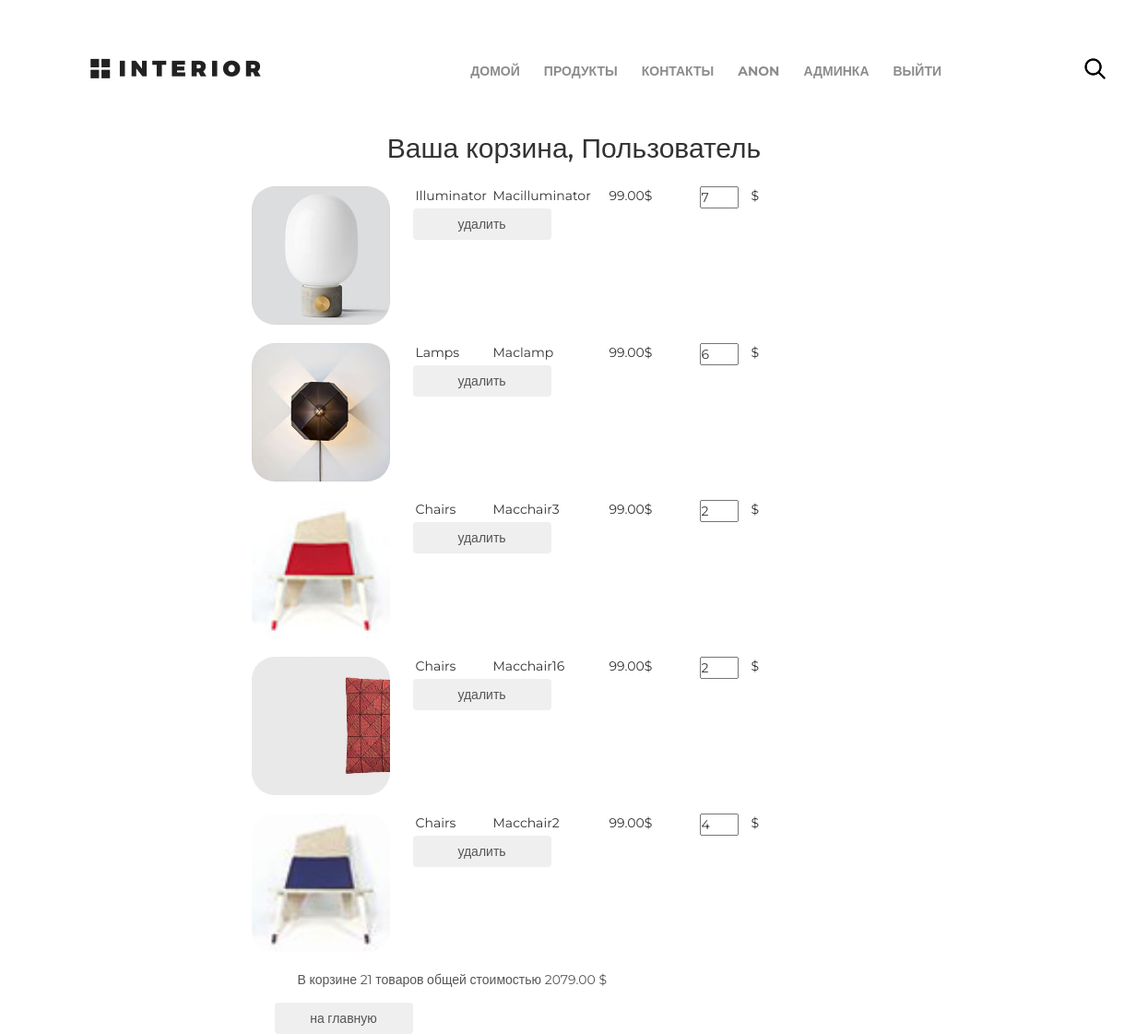
Page /basket/ (signed in) on the committed database.
### authapp/models.py (models this page shows)
class ShopUser(AbstractUser):
    avatar = models.ImageField(upload_to="avatars", blank=True)
    age = models.PositiveSmallIntegerField()

### basketapp/models.py (models this page shows)
class Basket(models.Model):
    product = models.ForeignKey('mainapp.Product', on_delete=models.CASCADE)
    quantity = models.PositiveSmallIntegerField(verbose_name='количество', default=0)
    add_datetime = models.DateTimeField(verbose_name='время', auto_now_add=True)
    user = models.ForeignKey(User, on_delete=models.CASCADE)
    class Meta:
        unique_together = ('user', 'product')
    def _get_product_cost(self):
        return self.product.price * self.quantity
    product_cost = property(_get_product_cost)
    @property
    def total_quantity(self):
        items = Basket.objects.filter(user_id=self.user.id)
        return items.aggregate(total=Sum('quantity'))['total']
    @property
    def total_cost(self):
        items = Basket.objects.filter(user_id=self.user.id)
        return sum(list(map(lambda x: x.product_cost, items)))

### mainapp/models.py (models this page shows, shortened)
class Product(models.Model):
    category = models.ForeignKey(ProductCategory, on_delete=models.CASCADE)
    name = models.CharField(verbose_name='Name', max_length=256)
    image = models.ImageField(upload_to='products_image', blank=True)
    short_desc = models.CharField(verbose_name='short_desc', max_length=60, blank=True)
    description = models.TextField(verbose_name="Description", blank=True, null=True)
    price = models.DecimalField(verbose_name='price', max_digits=10, decimal_places=2, default=0)
    quantity = models.PositiveSmallIntegerField(verbose_name='sklad', default=0)
    is_active = models.BooleanField(verbose_name='активна', default=True)

class ProductCategory(models.Model):
    name = models.CharField(verbose_name="Name", max_length=64, unique=True)
    description = models.TextField(verbose_name="Description", blank=True, null=True)
    is_active = models.BooleanField(verbose_name='активна', default=True)
    class Meta:
        verbose_name_plural = "Product Categories"

### basketapp/views.py (the view)
# urls.py: url(r'^basket/', include('basketapp.urls', namespace='basket')),
@login_required
def basket(request):
    title = 'корзина'
    basket_items = Basket.objects.filter(user=request.user).order_by('product__category')
    content = {'title': title, 'basket_items': basket_items, }
    return render(request, 'basketapp/basket.html', content)

### basketapp/templates/basketapp/basket.html
{% extends 'basketapp/base.html' %}
{% load staticfiles %}
{% block content %}
    <div class="basket_list">
        {% include 'basketapp/includes/basket_list.html' %}
    </div>
    <div>
    <button class="btn btn-round">
        <a href="{% url 'main' %}">на главную</a>
    </button>
    </div>
{% endblock %}

### mainapp/templates/mainapp/includes/menu.html (shortened to what this page needs)
<ul class="menu">
    <li>
        <a href="{% url 'main' %}" class="{% if request.resolver_match.url_name == 'main' %}active{% endif %}">
            домой
        </a>
    </li>
    <li>
        <a href="{% url 'products:index' %}"
           class="{% if request.resolver_match.namespace == 'products' %}active{% endif %}">
            продукты
        </a>
    </li>
    <li>
        <a href="{% url 'contact' %}" class="{% if request.resolver_match.url_name == 'contact' %}active{% endif %}">
            контакты
        </a>
    </li>
    {% if user.is_authenticated %}
        <li>
            <a href="{% url 'auth:edit' %}">{{ user.first_name|default:"Anon" }}</a>
        </li>
    {% endif %}
    {% if user.is_superuser %}
        <li>
            <a href="{% url 'admin:users' %}">Админка</a>
        </li>
    {% endif %}
    <li>
        {% if user.is_authenticated %}
            <a href="{% url 'auth:logout' %}">Выйти</a>
        {% else %}
            <a href="{% url 'auth:login' %}">Войти</a>
        {% endif %}
    </li>
</ul>

### basketapp/templates/basketapp/includes/basket_list.html
{% for item in basket_items %}
    <div class="basket_record">
        <img src="/media/{{ item.product.image }}" alt="{{ item.product.short_desc }}">
        <span class="category_name">{{ item.product.category.name }}</span>
        <span class="product_name">{{ item.product.name }}</span>
        <span class="product_price">{{ item.product.price }}$</span>
        <input type="number" name="{{ item.pk }}" min="0" value="{{ item.quantity }}">
        <span class="product_cost">{{ item.cost }}$</span>
        <button class="btn btn-round">
            <a href="{% url 'basket:remove' item.pk %}" class="">
                удалить
            </a>
        </button>
    </div>
{% endfor %}
{% if basket_items %}
    <div class="basket_summary">
        В корзине {{ basket_items.0.total_quantity }} товаров общей стоимостью
        {{ basket_items.0.total_cost }} $
    </div>
{% endif %}

### static/css/style.css (style rules this page uses)
* { margin: 0; padding: 0; }
body { font-family: 'Montserrat', sans-serif; }
html, body { height: 100%; }
.basket_list input[type="number"] { width: 3em; position: relative; display: block; float: left; }
.basket_list span.category_name { margin-left: 2em; width: 5em; position: relative; display: block; float: left; }
.basket_list span.product_name { margin-left: 1em; width: 8em; position: relative; display: block; float: left; }
.basket_list span.product_price { margin-left: 1em; width: 7em; position: relative; display: block; float: left; }
.basket_list span.product_cost { margin-left: 1em; width: 7em; position: relative; display: block; float: left; }
.basket_list .basket_record { position: relative; display: block; height: 170px; float: none; }
.basket_container button { margin-left: 25px; width: 150px; display: block; float: left; }
.basket_container button a { text-decoration: none; color: #555; }
.basket_container img { display: block; float: left; width: 150px; border-radius: 25px; }
.basket_container .basket_summary { display: block; margin-left: 50px; margin-bottom: 15px; color: #555; }
.menu { list-style-type: none; margin-top: 67px; float: right; }
.menu li { float: left; }
.menu a { color: #8c8c8c; font-size: 14px; font-weight: 700; text-align: right; text-transform: uppercase; text-decoration: none; padding: 10px 13px; }

### rows in the picture
ShopUser: first_name "ANON"
Basket: product.image (picture), product.category.name "Illuminator", product.name "Macilluminator", product.price "99.00", quantity "7", user "21", user+product+quantity "2079.00"
Basket: product.image (picture), product.category.name "Lamps", product.name "Maclamp", product.price "99.00", quantity "6"
Basket: product.image (picture), product.category.name "Chairs", product.name "Macchair3", product.price "99.00", quantity "2"
Basket: product.image (picture), product.category.name "Chairs", product.name "Macchair16", product.price "99.00", quantity "2"
Basket: product.image (picture), product.category.name "Chairs", product.name "Macchair2", product.price "99.00", quantity "4"
